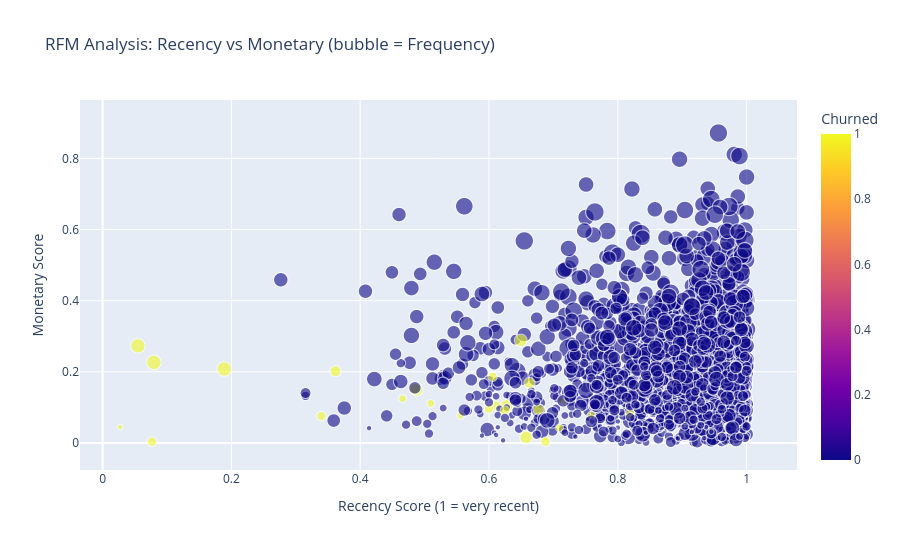

Notebook code cell kept with this figure:
### Code cell
# RFM segmentation scatter
sample_vis = df.sample(2000, random_state=SEED)

fig = px.scatter(
    sample_vis,
    x='rfm_recency', y='rfm_monetary',
    color='churned', size='rfm_frequency',
    color_discrete_map={0: '#2ecc71', 1: '#e74c3c'},
    title='RFM Analysis: Recency vs Monetary (bubble = Frequency)',
    labels={
        'rfm_recency': 'Recency Score (1 = very recent)',
        'rfm_monetary': 'Monetary Score',
        'churned': 'Churned'
    },
    opacity=0.6,
    height=550
)
fig.for_each_trace(lambda t: t.update(name='Active' if t.name == '0' else 'Churned'))
fig.show()

### Figure 1 — Plotly figure (JSON) as saved in the notebook; plotly's stock layout.template omitted (floating-point values rounded to 4 significant figures; data arrays with more than 128 entries replaced by an {"elided": "..."} marker saying what was removed)
{"data": [{"hovertemplate": "Recency Score (1 = very recent)=%{x}<br>Monetary Score=%{y}<br>rfm_frequency=%{marker.size}<br>Churned=%{marker.color}<extra></extra>", "legendgroup": "", "marker": {"color": {"elided": "2000 int values"}, "coloraxis": "coloraxis", "opacity": 0.6, "size": {"elided": "2000 float values"}, "sizemode": "area", "sizeref": 0.002031, "symbol": "circle"}, "mode": "markers", "name": "Churned", "showlegend": false, "type": "scattergl", "x": {"elided": "2000 float values"}, "xaxis": "x", "y": {"elided": "2000 float values"}, "yaxis": "y"}], "layout": {"coloraxis": {"colorbar": {"title": {"text": "Churned"}}, "colorscale": [[0, "#0d0887"], [0.1111, "#46039f"], [0.2222, "#7201a8"], [0.3333, "#9c179e"], [0.4444, "#bd3786"], [0.5556, "#d8576b"], [0.6667, "#ed7953"], [0.7778, "#fb9f3a"], [0.8889, "#fdca26"], [1, "#f0f921"]]}, "height": 550, "legend": {"itemsizing": "constant", "tracegroupgap": 0}, "title": {"text": "RFM Analysis: Recency vs Monetary (bubble = Frequency)"}, "xaxis": {"anchor": "y", "domain": [0, 1], "title": {"text": "Recency Score (1 = very recent)"}}, "yaxis": {"anchor": "x", "domain": [0, 1], "title": {"text": "Monetary Score"}}}}
